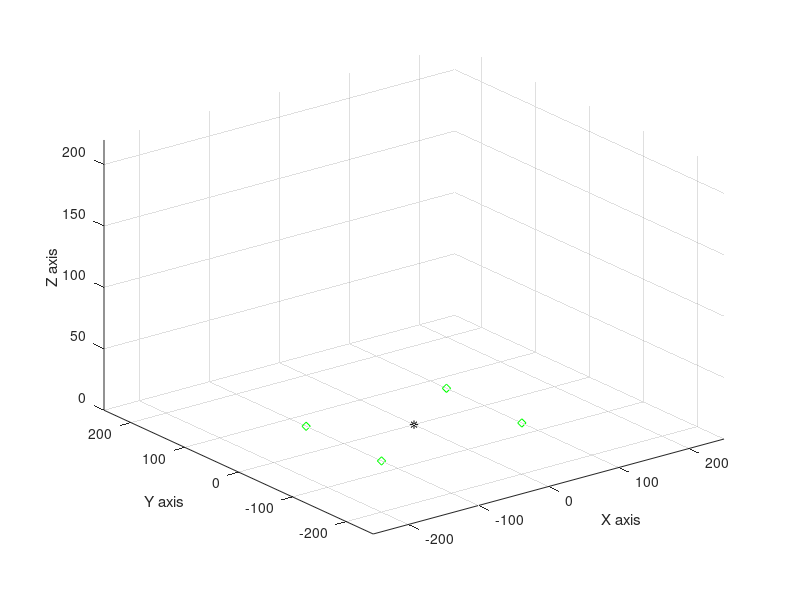

The MATLAB source for this figure: (Note: this script raises an error after producing the figure.)
close all
clear all 

%vector tiempo
t=0:0.3:(12*pi); 
roll_t=20*sin(t);
pitch_t=20*cos(t);
dim_t=size(t); %primer elemento num filas, segundo num columnas y tercero num canales
foot_rf_d=[100+roll_t;-70*ones(1,126);25+pitch_t];
figure;
% a=arduino();
% s = servo(a, 'D4', 'MinPulseDuration', 500*10^-6, 'MaxPulseDuration', 2500*10^-6);
q_ticks=zeros(dim_t(2),3);
for i=1:dim_t(2)
%Traslación deseada
dx=0;
dy=0;
dz=-10;
%Orientación deseada
% roll=deg2rad(0);
% pitch=deg2rad(0);
% yaw=deg2rad(0);

%Orientación deseada
roll=deg2rad(0);
pitch=deg2rad(0.5*roll_t(i));
yaw=deg2rad(0.5*pitch_t(i));

%Pose deseada
pose_d=[dx;dy;dz;roll;pitch;yaw];

% Posición del pie izquierdo frontal
foot_lf=[100;70;0;1]; %uno para que sea homogenea
% foot_rf=[100+roll_t(i);-70;25+pitch_t(i);1]; %uno para que sea homogenea
foot_rf=[100;-70;0;1]; %uno para que sea homogenea
foot_lb=[-100;70;0;1]; %uno para que sea homogenea
foot_rb=[-100;-70;0;1]; %uno para que sea homogenea

%Graficamos el origen del mundo y la posición deseada del pie
drawnow;
plot3(0,0,0,'*k'); %origen w=mundo
xlim([-250,250]);
ylim([-250,250]);
zlim([0,220]);
xlabel('X axis');
ylabel('Y axis');
zlabel('Z axis');
% view(179.99,180); %Vista lateral
% view(90,0); %Vista Frontal
grid on
hold on
plot3(foot_lf(1),foot_lf(2),foot_lf(3),'dg');
plot3(foot_rf(1),foot_rf(2),foot_rf(3),'dg');
plot3(foot_lb(1),foot_lb(2),foot_lb(3),'dg');
plot3(foot_rb(1),foot_rb(2),foot_rb(3),'dg');
plot3(foot_rf_d(1,1:i),foot_rf_d(2,1:i),foot_rf_d(3,1:i),'k');

 Q_calc=calc_ik_byte_main(pose_d,foot_lf,foot_rf,foot_lb,foot_rb);

%Pierna frontal izquierda
% q1_lf=deg2rad(0); %motor roll left front
% q2_lf=deg2rad(0); %motor pitch1 left front
% q3_lf=deg2rad(0); %motor pitch2 left front
%Angulos pierna izquierda frontal calulados
q1_lf=Q_calc(1); %motor roll left front
q2_lf=Q_calc(2); %motor pitch1 left front
q3_lf=Q_calc(3); %motor pitch2 left front
q_lf=[q1_lf;q2_lf;q3_lf];

%Pierna frontal derecha
% q1_rf=deg2rad(0); %motor roll right front
% q2_rf=deg2rad(0); %motor pitch1 right front
% q3_rf=deg2rad(0); %motor pitch2 right front
%Angulos pierna derecha frontal calulados
q1_rf=Q_calc(4); %motor roll right front
q2_rf=Q_calc(5); %motor pitch1 right front
q3_rf=Q_calc(6); %motor pitch2 right front
q_rf=[q1_rf;q2_rf;q3_rf];

%Pierna trasera izquierda
% q1_lb=deg2rad(0); %motor roll left back
% q2_lb=deg2rad(0); %motor pitch1 left back
% q3_lb=deg2rad(0); %motor pitch2 left back
%Angulos pierna izquierda frontal calulados
q1_lb=Q_calc(7); %motor roll left back
q2_lb=Q_calc(8); %motor pitch1 left back
q3_lb=Q_calc(9); %motor pitch2 left back
q_lb=[q1_lb;q2_lb;q3_lb];

%Pierna trasera derecha
% q1_rb=deg2rad(0); %motor roll right back
% q2_rb=deg2rad(0); %motor pitch1 right back
% q3_rb=deg2rad(0); %motor pitch2 right back
%Angulos pierna derecha frontal calulados
q1_rb=Q_calc(10); %motor roll right back
q2_rb=Q_calc(11); %motor pitch1 right back
q3_rb=Q_calc(12); %motor pitch2 right back
q_rb=[q1_rb;q2_rb;q3_rb];

%Configuración deseada
Q_d=[q_lf;q_rf;q_lb;q_rb];
q_ticks(i,:)=q_lf;
q1_ticks_i=0.5+(q1_lf/pi);
q2_ticks_i=0.5+(q1_lf/pi);
q3_ticks_i=0.5+(q1_lf/pi);
% writePosition(s,q1_ticks_i);
draw_byte(pose_d,Q_d);

% pause(0.001)

hold off
end
figure;
plot(t,q_ticks)